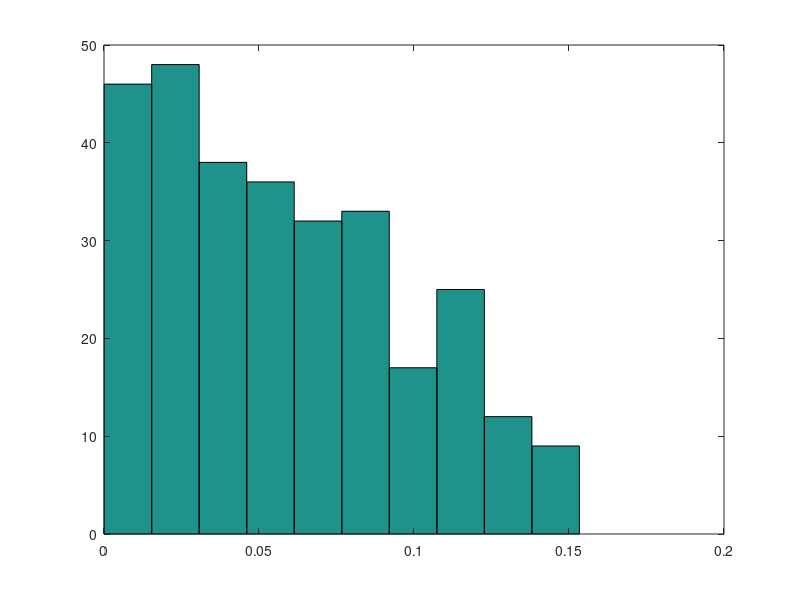
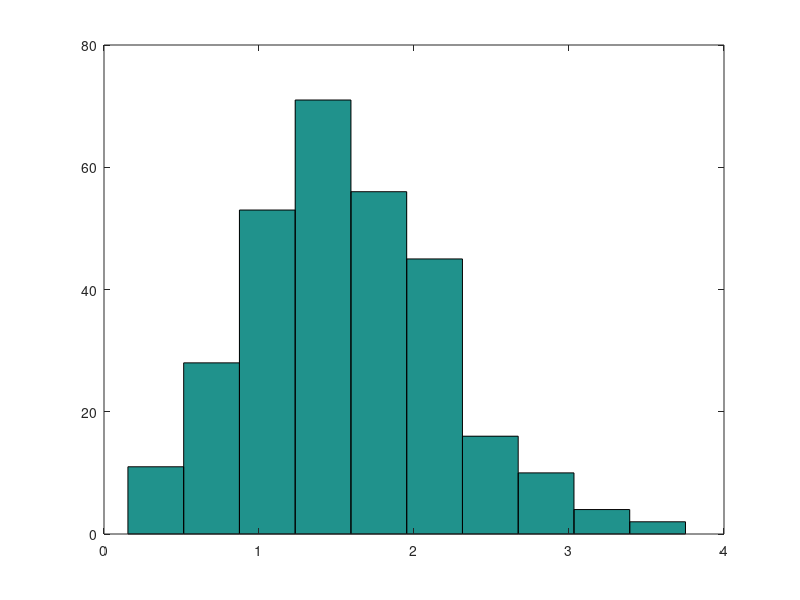

Reproduce these figures in MATLAB, in order. (Note: this script raises an error after producing the figures.)

lambda=2;
x=1:0.1:8;
f=sqrt(2/pi)*x.^2.*exp(-x.^2/2);
plot(x,f)
g=2*(x./lambda^2).*exp(-(x/lambda).^2);
plot(x,g)
xs=sqrt(2);
A=2*sqrt(2)*pi*xs*exp(-xs^2/4);
%%
N=1e4;

X=real(sqrt(-lambda^2*log(-(rand(N,1))))); % Does the A fit here? or can we treat it later?
X=real(2*sqrt(-log(-(rand(N,1)))));
% X=A*(sqrt(-lambda^2*log(-rand(N,1)))); % generate exponential samples
U=rand(N,1).*X;
p=sqrt(2)*pi*X.^2.*exp(-(X.^2/2));
% z=zeros(size(U));
% z(A*U<=p)=1;
% Accepted=U.*z;
Accepted=U(A.*U<=p);
X_accepted=X(A.*U<=p);
Accepted(Accepted==0)=[];
% figure(4)
% hist(Accepted)
s=length(Accepted);
sample2=sqrt(randn(s,1).^2+randn(s,1).^2+randn(s,1).^2);
h=kstest2(Accepted,sample2)
hist(Accepted)
figure(2),hist(sample2)
% figure(2)
% scatter(X,abs(Accepted));
% lalu=abs(Accepted);
% 
% figure(3)
% scatter(X,p)
% hold on
% scatter(X,U)

%% KS tests multiple times
M=1e4;
times=1e2;
fail=0;
P=[];
fail=0;
for i=1:times
[samples] = lastname_firstname_hw2_prob1(M);
sample2=sqrt(randn(M,1).^2+randn(M,1).^2+randn(M,1).^2);

[h,p]=kstest2(samples,sample2);
P=[P;p];

    fail=fail+h;
end
fail
hist(sample2,10);
figure,hist(samples,10)
% hist(P,20);
% hist(P,5);
